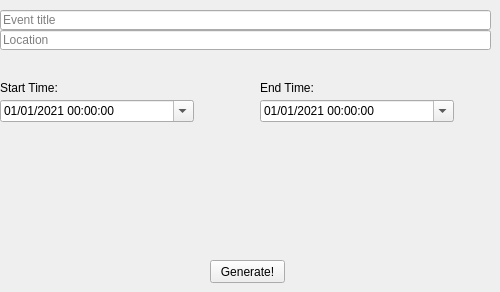
    <widget class="QWidget" name="tab">
     <attribute name="title">
      <string>Event</string>
     </attribute>
     <widget class="QLineEdit" name="event_title">
      <property name="geometry">
       <rect>
        <x>0</x>
        <y>10</y>
        <width>491</width>
        <height>20</height>
       </rect>
      </property>
      <property name="placeholderText">
       <string>Event title</string>
      </property>
     </widget>
     <widget class="QLineEdit" name="event_location">
      <property name="geometry">
       <rect>
        <x>0</x>
        <y>30</y>
        <width>491</width>
        <height>20</height>
       </rect>
      </property>
      <property name="placeholderText">
       <string>Location</string>
      </property>
     </widget>
     <widget class="QLabel" name="label_4">
      <property name="geometry">
       <rect>
        <x>0</x>
        <y>80</y>
        <width>71</width>
        <height>16</height>
       </rect>
      </property>
      <property name="text">
       <string>Start Time:</string>
      </property>
     </widget>
     <widget class="QLabel" name="label_8">
      <property name="geometry">
       <rect>
        <x>260</x>
        <y>80</y>
        <width>71</width>
        <height>16</height>
       </rect>
      </property>
      <property name="text">
       <string>End Time:</string>
      </property>
     </widget>
     <widget class="QDateTimeEdit" name="start_time">
      <property name="geometry">
       <rect>
        <x>0</x>
        <y>100</y>
        <width>194</width>
        <height>22</height>
       </rect>
      </property>
      <property name="dateTime">
       <datetime>
        <hour>0</hour>
        <minute>0</minute>
        <second>0</second>
        <year>2021</year>
        <month>1</month>
        <day>1</day>
       </datetime>
      </property>
      <property name="displayFormat">
       <string>MM/dd/yyyy hh:mm:ss</string>
      </property>
      <property name="calendarPopup">
       <bool>true</bool>
      </property>
     </widget>
     <widget class="QDateTimeEdit" name="end_time">
      <property name="geometry">
       <rect>
        <x>260</x>
        <y>100</y>
        <width>194</width>
        <height>22</height>
       </rect>
      </property>
      <property name="dateTime">
       <datetime>
        <hour>0</hour>
        <minute>0</minute>
        <second>0</second>
        <year>2021</year>
        <month>1</month>
        <day>1</day>
       </datetime>
      </property>
      <property name="displayFormat">
       <string>MM/dd/yyyy hh:mm:ss</string>
      </property>
      <property name="calendarPopup">
       <bool>true</bool>
      </property>
     </widget>
     <widget class="QPushButton" name="generate_8">
      <property name="geometry">
       <rect>
        <x>210</x>
        <y>260</y>
        <width>75</width>
        <height>23</height>
       </rect>
      </property>
      <property name="text">
       <string>Generate!</string>
      </property>
     </widget>
    </widget>
